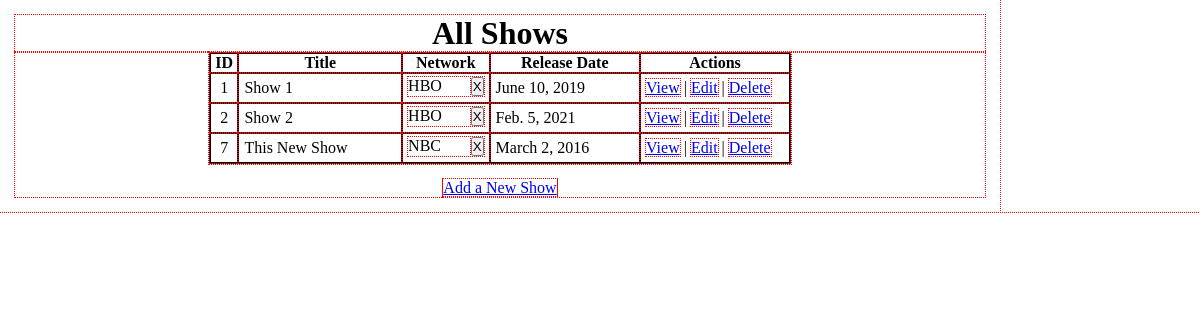
The app's page /shows, older data.
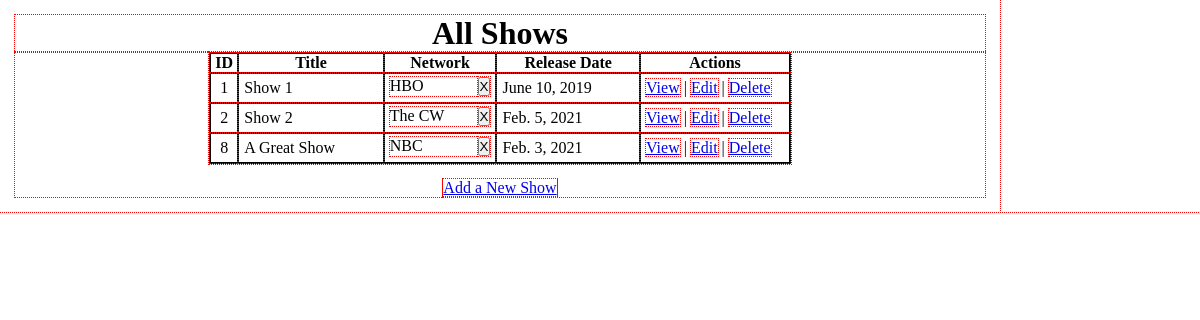
The same page, newer data.
### restful_tv_app/models.py (models this page shows)
class TV_Show(models.Model):
    title = models.CharField(max_length=255)
    networks = models.ManyToManyField(Network, related_name="shows")
    release_date = models.DateField()
    desc = models.TextField()
    created_at = DateTimeField(auto_now_add=True)
    updated_at = DateTimeField(auto_now=True)
    objects = TV_Show_Manager()

class Network(models.Model):
    name = CharField(max_length=255)
    created_at = DateTimeField(auto_now_add=True)
    updated_at = DateTimeField(auto_now=True)
    objects = Network_Manager()

### restful_tv_app/views.py (the view)
# urls.py: path('shows', views.shows),
def shows(request):
    context = {
        "shows": TV_Show.objects.all()
    }
    return render(request, "shows.html", context)

### restful_tv_app/templates/shows.html (shortened to what this page needs)
<!DOCTYPE html>
<html lang="en">
<head>
    {% load static %}
    <link rel="stylesheet" href="{% static 'css/style.css' %}">
</head>
<body>
    <div class="wrapper">
        <header class="page_header shows_page_header">
            <h1>All Shows</h1>
        </header>
        <main class="main_content">
            <div class="display_table">
                <table class="all_shows_table">
                    <tr class="table_headings">
                        <th class="id_heading headings">ID</th>
                        <th class="title_heading headings">Title</th>
                        <th class="network_heading headings">Network</th>
                        <th class="release_date_heading headings">Release Date</th>
                        <th class="actions_heading headings">Actions</th>
                    </tr>
                    {% for show in shows %}
                    <tr class="table_row">
                        <td class="show_id data_cells">{{show.id}}</td>
                        <td class="show_title data_cells">{{show.title}}</td>
                        <td class="show_network data_cells">
                            {% for network in show.networks.all %}
                            <div class="network_sections">
                                {{network.name}}
                                <form action="/shows/{{show.id}}/{{network.id}}/remove_network" class="remove_network">
                                    <button type="submit">X</button>
                                </form>
                            </div>
                            {% endfor %}
                        </td>
                        <td class="show_release_date data_cells">{{show.release_date}}</td>
                        <td class="show_actions data_cells">
                            <a href="/shows/{{show.id}}">View</a> |
                            <a href="/shows/{{show.id}}/edit">Edit</a> |
                            <a href="/shows/{{show.id}}/delete">Delete</a>
                        </td>
                    </tr>
                    {% endfor %}
                </table>
            </div>
            <div class="add_a_show_link_container">
                <a href="/shows/new">Add a New Show</a>
            </div>
        </main>
    </div>
</body>
</html>

### restful_tv_app/static/css/style.css (style rules this page uses)
* { padding: 0; margin: 0; box-sizing: border-box; vertical-align: text-top; outline: 1px dotted red; }
.wrapper { width: 1000px; padding: 15px; }
.page_header { width: 100%; }
.shows_page_header { text-align: center; }
.main_content { width: 100%; display: flex; flex-direction: column; align-items: center; }
.display_table { width: 60%; }
.all_shows_table { width: 100%; border: 1px solid black; border-spacing: 0; }
.headings { border: 1px solid black; }
.actions_heading { width: 150px; }
.data_cells { padding: 3px 5px 3px 5px; border: 1px solid black; vertical-align: middle; }
.show_id { text-align: center; }
.network_sections { display: flex; justify-content: space-between; margin-bottom: 3px; }
.show_network { display: flex; flex-direction: column; }
.add_a_show_link_container { margin-top: 15px; }

Row changes from the older to the newer data that the page shows:
removed TV_Show: id "7", title "This New Show", release_date "March 2, 2016", Network (name "NBC")
changed TV_Show "Show 2": loses Network (name "HBO")
added Network: name "The CW", shown under TV_Show "Show 2"
added TV_Show: id "8", title "A Great Show", release_date "Feb. 3, 2021", Network (name "NBC")
